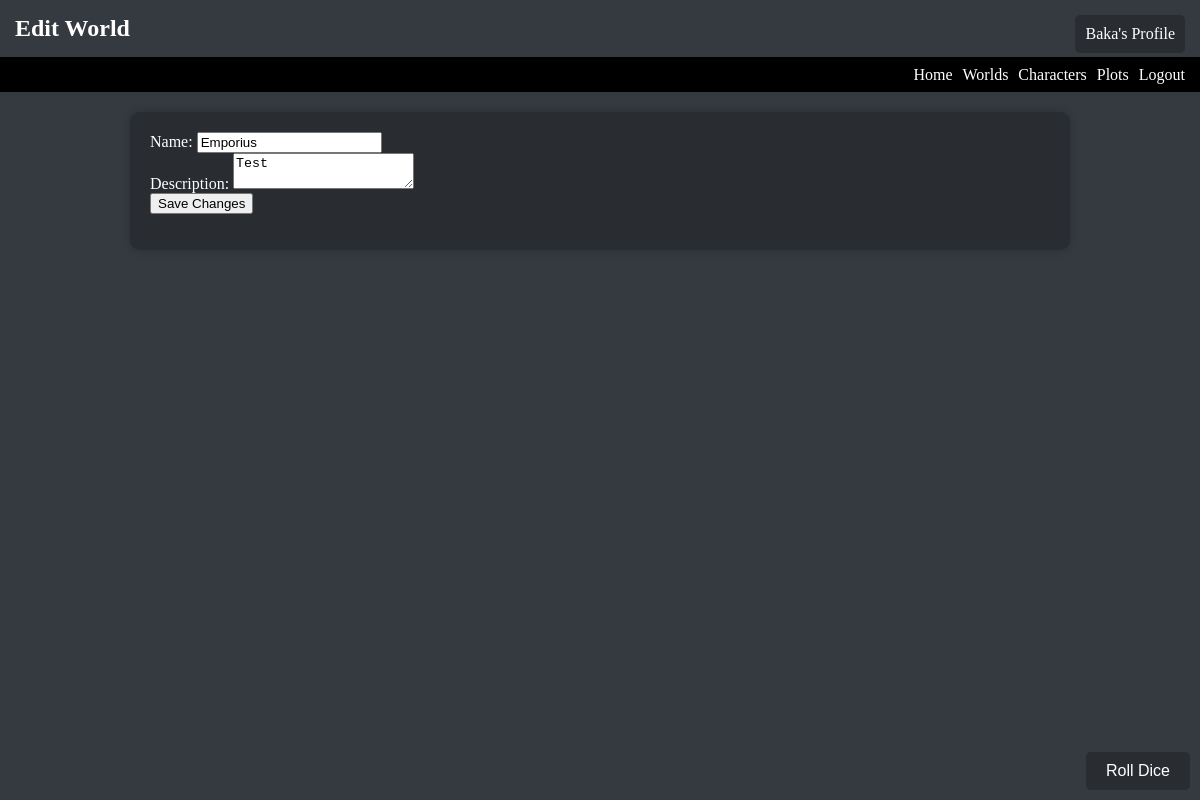
Page /edit_world/4 (signed in) on the committed database.
### models.py (models this page shows, shortened)
class World(db.Model):
    id = db.Column(db.Integer, primary_key=True)
    name = db.Column(db.String(100), nullable=False)
    description = db.Column(db.Text, nullable=True)
    created_at = db.Column(db.DateTime, default=datetime.utcnow)
    creator_id = db.Column(db.Integer, db.ForeignKey('user.id'), nullable=False)
    characters = db.relationship('Character', backref='world', lazy=True)
    plots = db.relationship('PlotData', backref='world', lazy=True)

class User(UserMixin, db.Model):
    id = db.Column(db.Integer, primary_key=True)
    username = db.Column(db.String(100), unique=True, nullable=False)
    password_hash = db.Column(db.String(128), nullable=False)
    created_at = db.Column(db.DateTime, default=datetime.utcnow)
    worlds = db.relationship('World', backref='creator', lazy=True)
    characters = db.relationship('Character', backref='user', lazy=True)
    plot_data = db.relationship('PlotData', backref='user', lazy=True)  # Added relationship to PlotData

### app.py (the view, shortened to what this page needs)
@app.route('/edit_world/<int:world_id>', methods=['GET', 'POST'])
@login_required
def edit_world(world_id):
    world = World.query.get(world_id)
    if world and current_user.id == world.creator_id:
        return render_template('edit_world.html', world=world)
    flash('You do not have permission to edit this world.', 'error')
    return redirect(url_for('worlds'))

### app.py (called while the page is built)
@login_manager.user_loader
def load_user(user_id):
    return User.query.get(int(user_id))

### templates/edit_world.html
<h1>Edit World</h1>
{% extends "base.html" %}
{% block content %}
    <form method="post" action="{{ url_for('edit_world', world_id=world.id) }}">
        <label for="edit_world_name">Name:</label>
        <input type="text" id="edit_world_name" name="edit_world_name" value="{{ world.name }}" required>
        <br>
        <label for="edit_world_description">Description:</label>
        <textarea id="edit_world_description" name="edit_world_description">{{ world.description }}</textarea>
        <br>
        <button type="submit">Save Changes</button>
    </form>
{% endblock %}

### templates/base.html (shortened to what this page needs)
<!DOCTYPE html>
<html lang="en">
<head>
    <link rel="stylesheet" href="{{ url_for('static', filename='css/style.css') }}">
</head>
<body>
    <div class="desktop navbar">
        <div class="navbar-links" id="navbarLinks">
            <a href="{{ url_for('index') }}">Home</a>
            <a href="{{ url_for('worlds') }}">Worlds</a>
            <a href="{{ url_for('character_list') }}">Characters</a>
            <a href="{{ url_for('plots') }}">Plots</a>
            {% if current_user.is_authenticated %}
                <a href="{{ url_for('logout') }}">Logout</a>
            {% else %}
                <a href="{{ url_for('login') }}">Login</a>
                <a href="{{ url_for('register') }}">Register</a>
            {% endif %}
        </div>
    </div>
    <div class="container">
        {% block content %}{% endblock %}
    </div>
    {% if current_user.is_authenticated %}
        <a href="{{ url_for('profile') }}" class="profile-button">{{ current_user.username }}'s Profile</a>
    {% endif %}
    {% include 'diceRoller.html' %}
</body>
</html>

### static/css/style.css (style rules this page uses)
body { margin: 0; padding: 0; background-color: #343a40; color: #fff; }
h1 { margin: 0; padding: 15px; font-size: 4vw; }
.navbar { background-color: black; height: 35px; display: flex; align-items: center; padding: 0 10px; }
.navbar a { color: #fff; text-decoration: none; margin: 5px; transition: color 0.3s ease; }
.navbar-links { margin-left: auto; display: flex; overflow: hidden; }
@media screen and (min-width: 768px) { h1 { font-size: 2vw; } }
.container { max-width: 900px; margin: 20px auto; padding: 20px; background-color: #292d32; border-radius: 10px; box-shadow: 0 0 10px rgba(0, 0, 0, 0.2); }
.profile-button { position: absolute; top: 15px; right: 15px; padding: 10px; background-color: #292d32; color: #fff; border: none; border-radius: 5px; cursor: pointer; text-decoration: none; }

### rows in the picture
World: edit_world_name "Emporius", edit_world_description "Test"
User: username "Baka"
